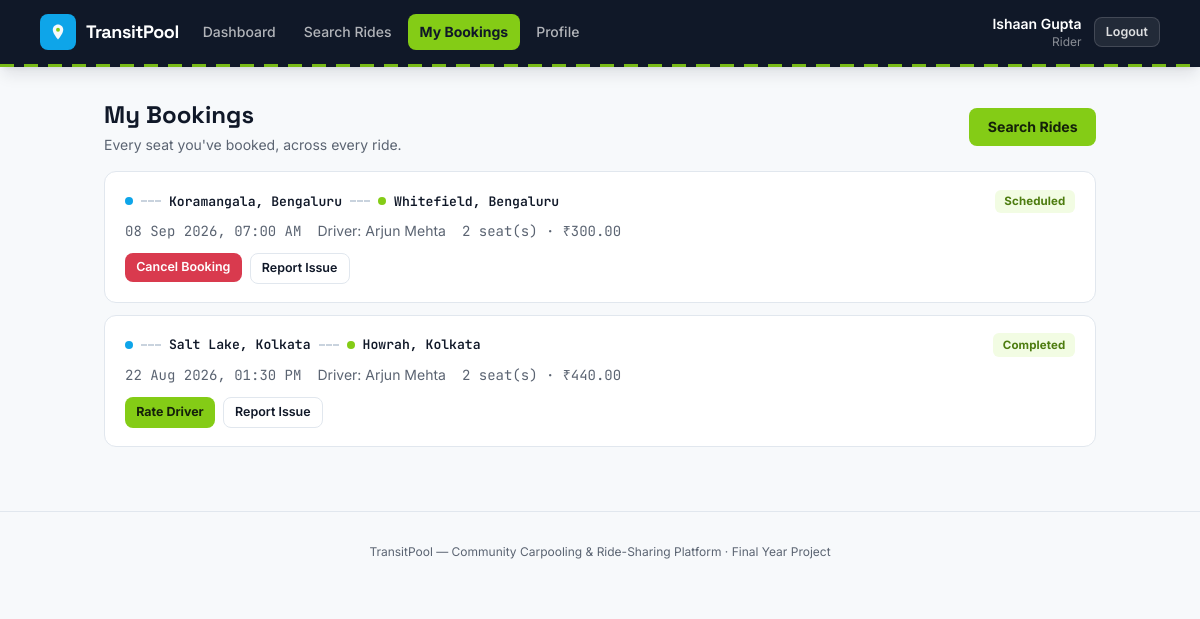
The app's page /index.php?route=rider/bookings (signed in) with its own data.
### tables this page shows
CREATE TABLE bookings (
    id             INT UNSIGNED AUTO_INCREMENT PRIMARY KEY,
    ride_id        INT UNSIGNED NOT NULL,
    rider_id       INT UNSIGNED NOT NULL,
    seats_booked   TINYINT UNSIGNED NOT NULL,
    fare_per_seat  DECIMAL(8,2) NOT NULL,
    total_fare     DECIMAL(8,2) NOT NULL,
    status         ENUM('confirmed','cancelled') NOT NULL DEFAULT 'confirmed',
    booked_at      TIMESTAMP NOT NULL DEFAULT CURRENT_TIMESTAMP,
    cancelled_at   TIMESTAMP NULL,
    CONSTRAINT fk_bookings_ride  FOREIGN KEY (ride_id)  REFERENCES rides(id) ON DELETE CASCADE,
    CONSTRAINT fk_bookings_rider FOREIGN KEY (rider_id) REFERENCES users(id) ON DELETE CASCADE,
    INDEX idx_bookings_ride (ride_id),
    INDEX idx_bookings_rider (rider_id)
);

CREATE TABLE rides (
    id               INT UNSIGNED AUTO_INCREMENT PRIMARY KEY,
    driver_id        INT UNSIGNED NOT NULL,
    vehicle_id       INT UNSIGNED NOT NULL,
    origin           VARCHAR(120) NOT NULL,
    destination      VARCHAR(120) NOT NULL,
    departure_at     DATETIME NOT NULL,
    seats_total      TINYINT UNSIGNED NOT NULL,
    seats_available  TINYINT UNSIGNED NOT NULL,
    price_per_seat   DECIMAL(8,2) NOT NULL,
    notes            VARCHAR(255) NULL,
    status           ENUM('scheduled','ongoing','completed','cancelled') NOT NULL DEFAULT 'scheduled',
    created_at       TIMESTAMP NOT NULL DEFAULT CURRENT_TIMESTAMP,
    CONSTRAINT fk_rides_driver  FOREIGN KEY (driver_id)  REFERENCES users(id)    ON DELETE CASCADE,
    CONSTRAINT fk_rides_vehicle FOREIGN KEY (vehicle_id) REFERENCES vehicles(id) ON DELETE RESTRICT,
    INDEX idx_rides_driver (driver_id),
    INDEX idx_rides_search (status, departure_at),
    INDEX idx_rides_origin (origin),
    INDEX idx_rides_destination (destination)
);

CREATE TABLE users (
    id         INT UNSIGNED AUTO_INCREMENT PRIMARY KEY,
    name       VARCHAR(120)    NOT NULL,
    email      VARCHAR(150)    NOT NULL UNIQUE,
    phone      VARCHAR(20)     NOT NULL,
    password   VARCHAR(255)    NOT NULL,
    role       ENUM('super_admin','driver','rider') NOT NULL,
    status     ENUM('active','inactive') NOT NULL DEFAULT 'active',
    created_at TIMESTAMP NOT NULL DEFAULT CURRENT_TIMESTAMP
);

### app/controllers/RiderController.php (called while the page is built, shortened)
<?php
require_once __DIR__ . '/../models/Booking.php';
class RiderController
{
    public function bookings(): void
    {
        $bookings = Booking::forRider(Auth::id());
        require __DIR__ . '/../views/rider/bookings.php';
    }
}

### public/index.php (called while the page is built, shortened)
<?php
require_once __DIR__ . '/../core/helpers.php';
require_once __DIR__ . '/../core/Database.php';
require_once __DIR__ . '/../core/Auth.php';
require_once __DIR__ . '/../app/models/Booking.php';
require_once __DIR__ . '/../app/controllers/RiderController.php';
$router = new Router();
$router->get('login', fn() => (new AuthController())->showLogin());
$router->post('login', fn() => (new AuthController())->login());
$router->get('register', fn() => (new AuthController())->showRegister());
$router->post('register', fn() => (new AuthController())->register());
$router->post('logout', fn() => (new AuthController())->logout());
$router->get('admin/dashboard', fn() => (new AdminController())->dashboard());
$router->get('admin/users', fn() => (new AdminController())->users());
$router->post('admin/users/status', fn() => (new AdminController())->userStatus());
$router->get('admin/vehicles', fn() => (new AdminController())->vehicles());
$router->post('admin/vehicles/status', fn() => (new AdminController())->vehicleStatus());
$router->get('admin/rides', fn() => (new AdminController())->rides());
$router->get('admin/rides/show', fn() => (new AdminController())->rideShow());
$router->post('admin/rides/cancel', fn() => (new AdminController())->rideCancel());
$router->get('admin/bookings', fn() => (new AdminController())->bookings());
$router->get('admin/ratings', fn() => (new AdminController())->ratings());
$router->get('admin/reports', fn() => (new AdminController())->reports());
$router->post('admin/reports/resolve', fn() => (new AdminController())->reportResolve());
$router->get('driver/dashboard', fn() => (new DriverController())->dashboard());
$router->get('driver/vehicles', fn() => (new DriverController())->vehicles());
$router->get('driver/vehicles/new', fn() => (new DriverController())->vehicleNew());
$router->post('driver/vehicles/store', fn() => (new DriverController())->vehicleStore());
$router->get('driver/vehicles/edit', fn() => (new DriverController())->vehicleEdit());
$router->post('driver/vehicles/update', fn() => (new DriverController())->vehicleUpdate());
$router->post('driver/vehicles/deactivate', fn() => (new DriverController())->vehicleDeactivate());
$router->post('driver/vehicles/activate', fn() => (new DriverController())->vehicleActivate());
$router->get('driver/rides', fn() => (new DriverController())->rides());
$router->get('driver/rides/new', fn() => (new DriverController())->rideNew());
$router->post('driver/rides/store', fn() => (new DriverController())->rideStore());
$router->get('driver/rides/edit', fn() => (new DriverController())->rideEdit());
$router->post('driver/rides/update', fn() => (new DriverController())->rideUpdate());
$router->post('driver/rides/cancel', fn() => (new DriverController())->rideCancel());
$router->post('driver/rides/start', fn() => (new DriverController())->rideStart());
$router->post('driver/rides/complete', fn() => (new DriverController())->rideComplete());
$router->get('driver/rides/roster', fn() => (new DriverController())->roster());
$router->get('driver/rides/rate', fn() => (new DriverController())->rateRiders());
$router->post('driver/ratings/store', fn() => (new DriverController())->rateRiderStore());
$router->get('driver/profile', fn() => (new DriverController())->profile());
$router->get('rider/dashboard', fn() => (new RiderController())->dashboard());
$router->get('rider/search', fn() => (new RiderController())->search());
$router->get('rider/rides/show', fn() => (new RiderController())->rideShow());
$router->post('rider/bookings/store', fn() => (new RiderController())->bookingStore());
$router->get('rider/bookings', fn() => (new RiderController())->bookings());
$router->post('rider/bookings/cancel', fn() => (new RiderController())->bookingCancel());
$router->get('rider/rides/rate', fn() => (new RiderController())->rateDriver());
$router->post('rider/ratings/store', fn() => (new RiderController())->rateDriverStore());
$router->get('rider/profile', fn() => (new RiderController())->profile());
$router->get('reports/new', fn() => (new ReportController())->newForm());
$router->post('reports/store', fn() => (new ReportController())->store());
$route = $_GET['route'] ?? '';
$router->dispatch($_SERVER['REQUEST_METHOD'], $route);

### core/Router.php (called while the page is built, shortened)
<?php
class Router
{
    private array $routes = ['GET' => [], 'POST' => []];
    public function get(string $route, callable $handler): void
    {
        $this->routes['GET'][$route] = $handler;
    }
    public function post(string $route, callable $handler): void
    {
        $this->routes['POST'][$route] = $handler;
    }
    public function dispatch(string $method, string $route): void
    {
        $handler = $this->routes[$method][$route] ?? null;
        try {
            $handler();
        } catch (Throwable $e) {
            error_log($e->getMessage());
            http_response_code(500);
            require __DIR__ . '/../app/views/errors/500.php';
        }
    }
}

### core/Auth.php (called while the page is built, shortened)
<?php
require_once __DIR__ . '/Database.php';
class Auth
{
    public static function id(): ?int
    {
        return $_SESSION['user_id'] ?? null;
    }
}

### config/database.php (called while the page is built)
<?php
return [
    'host'     => '127.0.0.1',
    'port'     => 3306,
    'database' => 'carpooling_ride_sharing',
    'username' => 'root',
    'password' => '',
    'charset'  => 'utf8mb4',
];

### core/Database.php (called while the page is built)
<?php
class Database
{
    private static ?PDO $instance = null;
    public static function connect(): PDO
    {
        if (self::$instance === null) {
            $config = require __DIR__ . '/../config/database.php';
            $dsn = sprintf(
                'mysql:host=%s;port=%d;dbname=%s;charset=%s',
                $config['host'],
                $config['port'],
                $config['database'],
                $config['charset']
            );
            self::$instance = new PDO($dsn, $config['username'], $config['password'], [
                PDO::ATTR_ERRMODE            => PDO::ERRMODE_EXCEPTION,
                PDO::ATTR_DEFAULT_FETCH_MODE => PDO::FETCH_ASSOC,
                PDO::ATTR_EMULATE_PREPARES   => false,
            ]);
        }
        return self::$instance;
    }
}

### app/models/Booking.php (called while the page is built, shortened)
<?php
require_once __DIR__ . '/../../core/Database.php';
class Booking
{
    public static function forRider(int $riderId): array
    {
        $stmt = Database::connect()->prepare(
            'SELECT b.*, r.origin, r.destination, r.departure_at, r.status AS ride_status, r.driver_id,
                    u.name AS driver_name
             FROM bookings b
             JOIN rides r ON r.id = b.ride_id
             JOIN users u ON u.id = r.driver_id
             WHERE b.rider_id = ?
             ORDER BY r.departure_at DESC'
        );
        $stmt->execute([$riderId]);
        return $stmt->fetchAll();
    }
}

### core/helpers.php (called while the page is built, shortened)
<?php
function e(?string $value): string
{
    return htmlspecialchars($value ?? '', ENT_QUOTES, 'UTF-8');
}
function format_datetime(?string $datetime): string
{
    $ts = strtotime($datetime);
    return $ts === false ? '-' : date('d M Y, h:i A', $ts);
}
function money(float|string $amount): string
{
    return '₹' . number_format((float)$amount, 2);
}
function status_badge_class(string $status): string
{
    return match ($status) {
        'active', 'confirmed', 'completed', 'resolved', 'scheduled' => 'badge-lime',
        'ongoing' => 'badge-sky',
        'inactive', 'cancelled', 'dismissed' => 'badge-slate',
        'open' => 'badge-amber',
        default => 'badge-slate',
    };
}

### app/views/rider/bookings.php (the view, shortened to what this page needs)
<?php $pageTitle = 'My Bookings'; require __DIR__ . '/../partials/header.php'; require __DIR__ . '/../partials/navbar.php'; ?>
<main class="max-w-5xl mx-auto px-4 py-8">
    <div class="card-head">
        <div>
            <h1 class="font-display text-2xl font-bold">My Bookings</h1>
            <p class="text-slateink text-sm mt-1">Every seat you've booked, across every ride.</p>
        </div>
        <a href="/index.php?route=rider/search" class="btn-accent">Search Rides</a>
    </div>
    <div class="space-y-3">
        <?php foreach ($bookings as $b): ?>
            <div class="ride-card">
                <div class="card-head !mb-2">
                    <div class="route-strip">
                        <span class="route-dot"></span><span class="route-line"></span>
                        <span class="text-ink"><?= e($b['origin']) ?></span>
                        <span class="route-line"></span><span class="route-dot end"></span>
                        <span class="text-ink"><?= e($b['destination']) ?></span>
                    </div>
                    <span class="badge <?= status_badge_class($b['status'] === 'cancelled' ? 'cancelled' : $b['ride_status']) ?>">
                        <?= e(ucfirst($b['status'] === 'cancelled' ? 'cancelled' : $b['ride_status'])) ?>
                    </span>
                </div>
                <div class="flex flex-wrap items-center gap-4 text-sm text-slateink mb-3">
                    <span class="font-mono-tab"><?= format_datetime($b['departure_at']) ?></span>
                    <span>Driver: <?= e($b['driver_name']) ?></span>
                    <span class="font-mono-tab"><?= (int)$b['seats_booked'] ?> seat(s) &middot; <?= money($b['total_fare']) ?></span>
                </div>
                <div class="flex flex-wrap gap-2">
                    <?php if ($b['status'] === 'confirmed' && in_array($b['ride_status'], ['scheduled'], true)): ?>
                        <form method="POST" action="/index.php?route=rider/bookings/cancel" data-confirm="Cancel this booking?">
                            <button type="submit" class="btn-danger btn-sm">Cancel Booking</button>
                        </form>
                    <?php endif; ?>
                    <?php if ($b['status'] === 'confirmed' && $b['ride_status'] === 'completed'): ?>
                        <a href="/index.php?route=rider/rides/rate&booking_id=<?= (int)$b['id'] ?>" class="btn-accent btn-sm">Rate Driver</a>
                    <?php endif; ?>
                    <a href="/index.php?route=reports/new&ride_id=<?= (int)$b['ride_id'] ?>" class="btn-secondary btn-sm">Report Issue</a>
                </div>
            </div>
        <?php endforeach; ?>
    </div>
</main>
<?php require __DIR__ . '/../partials/footer.php'; ?>

### public/assets/css/style.css (style rules this page uses)
* { box-sizing: border-box; }
h1, h2, h3, h4, .font-display { font-family: 'Space Grotesk', 'Inter', sans-serif; }
.font-mono-tab { font-family: 'JetBrains Mono', monospace; font-variant-numeric: tabular-nums; }
.route-strip { display: flex; align-items: center; gap: 0.5rem; font-family: 'JetBrains Mono', monospace; font-size: 0.82rem; font-weight: 600; }
.route-strip .route-dot { width: 8px; height: 8px; border-radius: 50%; background: #0EA5E9; flex-shrink: 0; }
.route-strip .route-dot.end { background: #84CC16; }
.route-strip .route-line { flex: 1; min-width: 1.25rem; height: 0; border-top: 2px dashed #C9D3DE; }
.card-head { display: flex; align-items: center; justify-content: space-between; gap: 1rem; margin-bottom: 1rem; flex-wrap: wrap; }
.btn-accent { background: #84CC16; color: #14210A; border-radius: 8px; padding: 0.55rem 1.15rem; font-weight: 700; font-size: 0.88rem; display: inline-flex; align-items: center; justify-content: center; gap: .4rem; border: none; cursor: pointer; }
.btn-secondary { background: #fff; color: #101828; border: 1px solid #E1E7EE; border-radius: 8px; padding: 0.55rem 1.15rem; font-weight: 600; font-size: 0.88rem; display: inline-flex; align-items: center; justify-content: center; gap: .4rem; cursor: pointer; }
.btn-danger { background: #D93A4E; color: #fff; border-radius: 8px; border: none; cursor: pointer; padding: 0.5rem 1rem; font-weight: 600; font-size: 0.82rem; }
.btn-sm { padding: 0.32rem 0.7rem; font-size: 0.78rem; }
.badge { display:inline-flex; align-items:center; padding: 0.2rem 0.6rem; border-radius: 6px; font-size: 0.72rem; font-weight: 700; letter-spacing: 0.01em; }
.badge-lime { background: #F2FCE3; color: #4D7C0F; }
.ride-card { background: #fff; border: 1px solid #E1E7EE; border-radius: 12px; padding: 1.1rem 1.25rem; transition: box-shadow .15s, border-color .15s; }

### records on screen
bookings: ride.origin "Koramangala, Bengaluru", ride.destination "Whitefield, Bengaluru", status.status "Scheduled", ride.departure_at "08 Sep 2026, 07:00 AM", users.name "Arjun Mehta", seats_booked "2", total_fare "₹300.00"
bookings: ride.origin "Salt Lake, Kolkata", ride.destination "Howrah, Kolkata", status.status "Completed", ride.departure_at "22 Aug 2026, 01:30 PM", users.name "Arjun Mehta", seats_booked "2", total_fare "₹440.00"

### other values on screen
$label "Dashboard"
$label "Search Rides"
$label "My Bookings"
$label "Profile"
Auth::name() "Ishaan Gupta"
str_replace('_', ' ', $role ?? '') "Rider"
